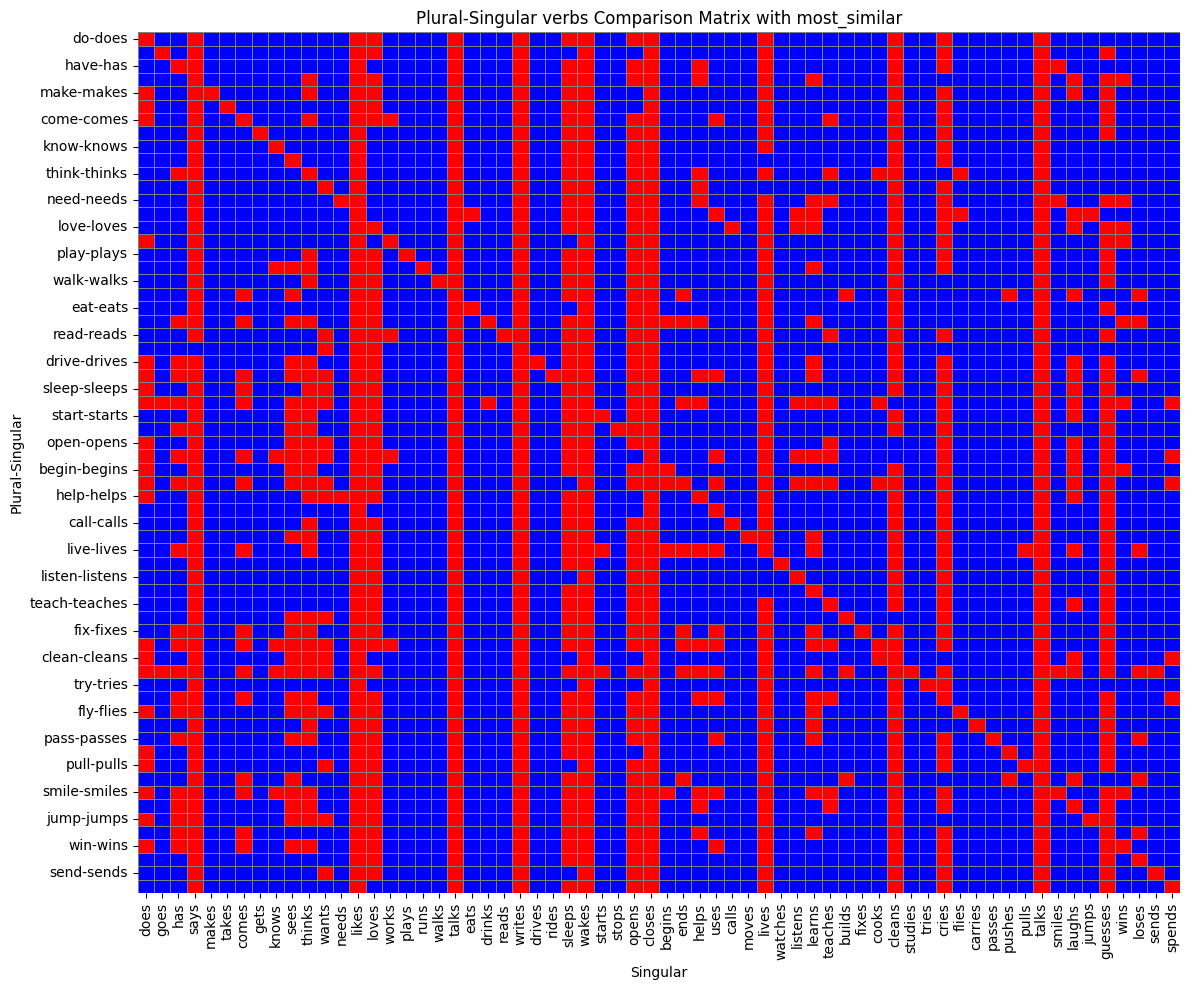

The Python source for this figure:
import seaborn as sns
from tqdm import tqdm
import numpy as np
import pandas as pd
import matplotlib.pyplot as plt

# Caricamento del dataset
input_path = "verbForms_csv.csv"
df = pd.read_csv(input_path)

# Liste delle parole
plural = df['plural'].tolist()
singular = df['singular'].tolist()

# Inizializza matrice
matrix = np.zeros((len(plural), len(singular)), dtype=int)

# Loop su tutte le combinazioni: comp_i - pos_i + pos_j ≈ comp_j
for i in tqdm(range(len(plural)), desc="Processing rows"):
    comp_i = plural[i]
    pos_i = singular[i]

    try:
        for j in range(len(singular)):
            pos_j = singular[j]
            comp_j = plural[j]

            # Operazione vettoriale: comp_i - pos_i + pos_j
            predicted = word_vectors.most_similar(positive=[comp_i, pos_j], negative=[pos_i], topn=1)

            if predicted[0][0] == comp_j:
                matrix[i, j] = 1

    except KeyError:
        continue  # salta combinazioni con parole non presenti

# Etichette righe e colonne
index_labels = [f"{c1}-{p1}" for c1, p1 in zip(plural, singular)]
result_df = pd.DataFrame(matrix, index=index_labels, columns=singular)

# Visualizzazione heatmap
plt.figure(figsize=(12, 10))
sns.heatmap(result_df, cmap=sns.color_palette(["red", "blue"]), cbar=False, linewidths=0.5, linecolor='gray')
plt.title("Plural-Singular verbs Comparison Matrix with most_similar")
plt.xlabel("Singular")
plt.ylabel("Plural-Singular")
plt.xticks(rotation=90)
plt.yticks(rotation=0)
plt.tight_layout()
plt.show()

# Statistiche
count_ones = np.sum(matrix == 1)
count_zeros = np.sum(matrix == 0)
total = count_ones + count_zeros
percent_ones = (count_ones / total) * 100

print(f"Conteggio '1': {count_ones}")
print(f"Conteggio '0': {count_zeros}")
print(f"Percentuale '1': {percent_ones:.2f}%")
